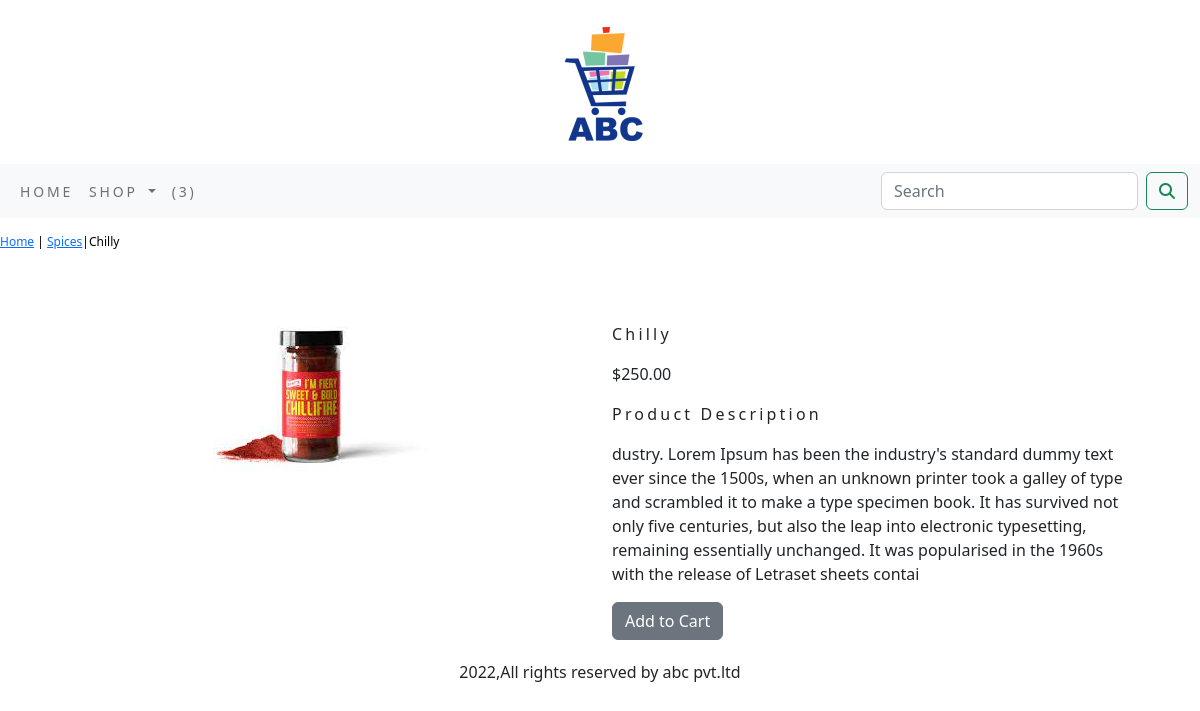
Page /shop/spices/chilly/ on the committed database.
### shop/models.py (models this page shows, shortened)
class Product(models.Model):
    name=models.CharField(max_length=250,unique=True)
    slug=models.SlugField(max_length=250,unique=True)
    description = models.TextField(blank=True)
    price=models.DecimalField(max_digits=10,decimal_places=2)
    category=models.ForeignKey(Category,on_delete=models.CASCADE)
    image = models.ImageField(upload_to='product', blank=True)
    stock=models.IntegerField()
    available=models.BooleanField(default=True)
    created=models.DateTimeField(auto_now_add=True)
    updated=models.DateTimeField(auto_now=True)
    class Meta:
        ordering = ('name',)
        verbose_name = 'product'
        verbose_name_plural = 'products'

class Category(models.Model):
    name=models.CharField(max_length=250,unique=True)
    slug=models.SlugField(max_length=250,unique=True)
    description=models.TextField(blank=True)
    image=models.ImageField(upload_to='category',blank=True)
    class Meta:
        ordering=('name',)
        verbose_name='category'
        verbose_name_plural='categories'
    def get_url(self):
        return reverse('shop:products_by_category',args=[self.slug])
    def __str__(self):
        return  '{}'.format(self.name)

### shop/views.py (the view)
# urls.py: path('<slug:c_slug>/<slug:product_slug>/',views.proDetail,name='prodCatdetail'),
def proDetail(request,c_slug,product_slug):
    try:
        product=Product.objects.get(category__slug=c_slug,slug=product_slug)
    except Exception as e:
        raise e
    return render(request,'product.html',{'product':product})

### cart/context_processors.py (called while the page is built)
def counter(request):
    item_count=0
    if 'admin' in request.path:
        return  {}
    else:
        try:
            cart=Cart.objects.filter(cart_id=_cart_id(request))
            car_items=CartItem.objects.all().filter(cart=cart[:1])
            for cart_item in car_items:
                item_count += cart_item.quantity
        except Cart.DoesNotExist:
            item_count = 0
    return dict(item_count=item_count)

### cart/views.py (called while the page is built)
def _cart_id(request):
    cart=request.session.session_key
    if not cart:
        cart=request.session.create()
    return cart

### shop/context_processors.py (called while the page is built)
def menu_links(request):
    links=Category.objects.all()
    return dict(links=links)

### shop/templates/product.html (shortened to what this page needs)
{% extends 'base.html' %}
{% load static %}
{% block content %}
<div class="row my_prod_row_class">
    <div class="mx_auto">
       <p> <a href="{% url 'shop:allProdCat' %}">Home</a> | <a href="{{product.category.get_url}}">{{product.category}}</a>|{{product.name}}</p>
    </div>
</div>
<div class="container">
<br>
<div class="row">
    <div class="col-12 col-sm-12 col-lg-6 text-center">
        <div style="min-width:18rem">
            <img src="{{product.image.url}}" alt="{{product.name}}">
        </div>
    </div>
        <div class="col-12 col-sm-12 col-md-12 col-lg-6 ">
            <div>
            <h1 class="my_prod_title">{{product.name}}</h1>
            <p>${{product.price}}</p>
            <p class="my_title">Product Description</p>
            <p class="text-justify my_prod_text">{{product.description}}</p>
            {% if product.stock <= 0 %}
            <p class="text-justify my_prod_text"><b>Out of sTOCK</b></p>
            {% else %}
            <a class="btn btn-secondary" href="{% url 'cart:add_cart' product.id %}">Add to Cart</a>
            {% endif %}
        </div>
    </div>
    </div>
</div>
{% endblock %}

### shop/static/css/custom.css (style rules this page uses)
body { font-family: 'Poppins', sans-serif; }
.my_title { font-size:16px; text_transform:uppercase; letter-spacing:.2em; }
.my_prod_row_class { padding-top:15px; padding-bottom:20px; }
.my_prod_row_class .mx_auto { color:#000; font-size:12px; text-decoration:none; }
.my_prod_title { font-size:16px; text_transform:uppercase; padding-top:14px; padding-bottom:10px; letter-spacing:.2em; }
.my_prod_text { padding-right:20px; }

### rows in the picture
Product: category "Spices", name "Chilly", image (picture), price "250.00", description "dustry. Lorem Ipsum has been the industry's standard dummy text ever since the 1500s, when an unknown printer took a galley of type and scrambled it to make a type specimen book. It has survived not only five centuries, but also the leap into electronic typesetting, remaining essentially unchanged. It was popularised in the 1960s with the release of Letraset sheets contai"

### other values in the picture
{{ item_count }} "3"
